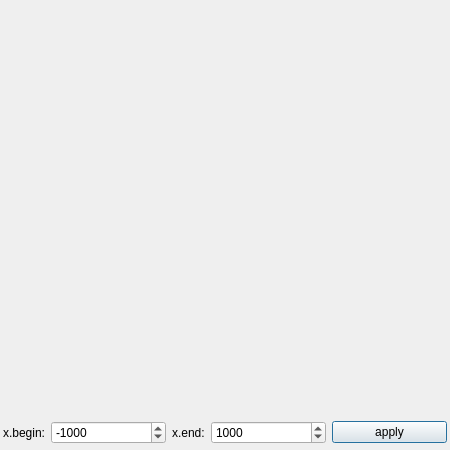
<?xml version="1.0" encoding="UTF-8"?>
<ui version="4.0">
 <class>GraphWindow</class>
 <widget class="QDialog" name="GraphWindow">
  <property name="geometry">
   <rect>
    <x>0</x>
    <y>0</y>
    <width>450</width>
    <height>450</height>
   </rect>
  </property>
  <property name="windowTitle">
   <string>Dialog</string>
  </property>
  <layout class="QGridLayout" name="gridLayout">
   <property name="leftMargin">
    <number>0</number>
   </property>
   <property name="topMargin">
    <number>0</number>
   </property>
   <property name="rightMargin">
    <number>0</number>
   </property>
   <property name="bottomMargin">
    <number>0</number>
   </property>
   <item row="0" column="0">
    <layout class="QVBoxLayout" name="verticalLayout">
     <property name="spacing">
      <number>-1</number>
     </property>
     <item>
      <widget class="QCustomPlot" name="graph" native="true"/>
     </item>
     <item>
      <layout class="QHBoxLayout" name="horizontalLayout">
       <property name="leftMargin">
        <number>3</number>
       </property>
       <property name="rightMargin">
        <number>3</number>
       </property>
       <property name="bottomMargin">
        <number>6</number>
       </property>
       <item>
        <widget class="QLabel" name="labelxbegin">
         <property name="sizePolicy">
          <sizepolicy hsizetype="Maximum" vsizetype="Preferred">
           <horstretch>0</horstretch>
           <verstretch>0</verstretch>
          </sizepolicy>
         </property>
         <property name="text">
          <string>x.begin:</string>
         </property>
        </widget>
       </item>
       <item>
        <widget class="QSpinBox" name="xbegin">
         <property name="minimum">
          <number>-1000000</number>
         </property>
         <property name="maximum">
          <number>1000000</number>
         </property>
         <property name="value">
          <number>-1000</number>
         </property>
        </widget>
       </item>
       <item>
        <widget class="QLabel" name="labelxend">
         <property name="sizePolicy">
          <sizepolicy hsizetype="Maximum" vsizetype="Preferred">
           <horstretch>0</horstretch>
           <verstretch>0</verstretch>
          </sizepolicy>
         </property>
         <property name="text">
          <string>x.end:</string>
         </property>
        </widget>
       </item>
       <item>
        <widget class="QSpinBox" name="xend">
         <property name="minimum">
          <number>-1000000</number>
         </property>
         <property name="maximum">
          <number>1000000</number>
         </property>
         <property name="value">
          <number>1000</number>
         </property>
        </widget>
       </item>
       <item>
        <widget class="QPushButton" name="graph_button">
         <property name="text">
          <string>apply</string>
         </property>
        </widget>
       </item>
      </layout>
     </item>
    </layout>
   </item>
  </layout>
 </widget>
 <customwidgets>
  <customwidget>
   <class>QCustomPlot</class>
   <extends>QWidget</extends>
   <header>qcustomplot.h</header>
   <container>1</container>
  </customwidget>
 </customwidgets>
 <resources/>
 <connections/>
</ui>
